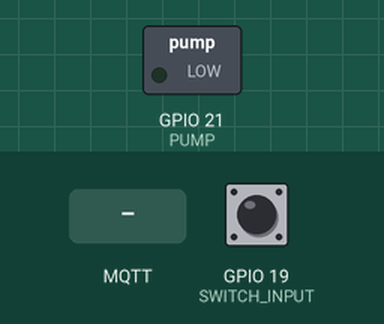
This sketch was run on a simulated ESP32. On the bench: switched loads named in the sketch (green lamp = pin HIGH). Inputs (shaded band) come from the test bench; at power-on: GPIO 19 (SWITCH_INPUT) LOW. WiFi joins after 1.5 s; servers stay silent unless stated; no MQTT or app messages arrive unless stated; what the sketch prints to the serial monitor is not drawn.

Above: at 3.7 s.
3.8 s: GPIO 19 (SWITCH_INPUT) pulled HIGH for 0.15 s
At 4.9 s:
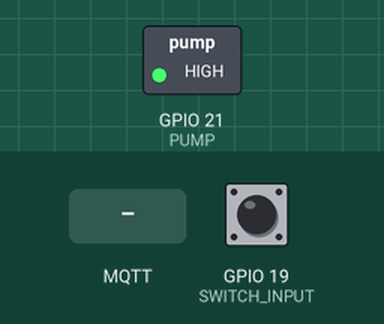
5.4 s: MQTT message "OFF" arrives on the first subscribed topic
At 6.6 s:
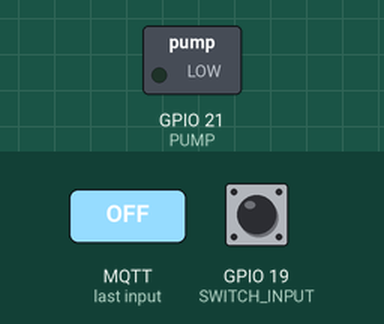
6.9 s: GPIO 19 (SWITCH_INPUT) pulled HIGH for 1 s
At 9.1 s:
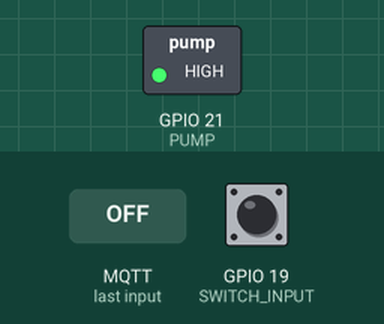
Timing chart, 0 to 10.6 s (numbered marks = the images above; inputs shaded):
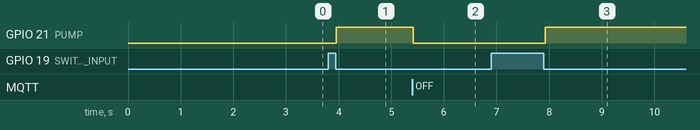

The sketch:

esp32_pump_timer_final.ino
```cpp
#include <WiFi.h>
#include <PubSubClient.h>

const char* ssid = "PC12#1";
const char* password = "AleJoc@352Wa";
const char* mqtt_server = "192.168.1.100";
const int mqtt_port = 1883;

const int PUMP = 21;
const int SWITCH_INPUT = 19;

const unsigned long TIMER_1 = 60;
const unsigned long TIMER_2 = 180;
const unsigned long TIMER_3 = 300;

unsigned long pumpStartTime = 0;
unsigned long pumpDuration = 0;
bool pumpRunning = false;

unsigned long switchPressStart = 0;
bool switchPressed = false;

WiFiClient espClient;
PubSubClient client(espClient);

void setup() {
  Serial.begin(115200);
  delay(1000);

  pinMode(PUMP, OUTPUT);
  pinMode(SWITCH_INPUT, INPUT_PULLDOWN);

  digitalWrite(PUMP, LOW);

  connectToWiFi();
  client.setServer(mqtt_server, mqtt_port);
  client.setCallback(mqttCallback);
}

void loop() {
  if (!client.connected()) {
    reconnectMQTT();
  }
  client.loop();

  handleSwitch();
  checkPumpTimer();

  delay(50);
}

void connectToWiFi() {
  Serial.println("Connecting to WiFi...");
  WiFi.begin(ssid, password);

  int attempts = 0;
  while (WiFi.status() != WL_CONNECTED && attempts < 20) {
    delay(500);
    Serial.print(".");
    attempts++;
  }

  if (WiFi.status() == WL_CONNECTED) {
    Serial.println("\nWiFi connected!");
    Serial.println(WiFi.localIP());
  }
}

void reconnectMQTT() {
  while (!client.connected()) {
    Serial.print("MQTT connecting...");

    if (client.connect("ESP32_PumpController")) {
      Serial.println("connected");
      client.subscribe("home/pump/command");
    } else {
      Serial.print("failed, retry in 5s");
      delay(5000);
    }
  }
}

void mqttCallback(char* topic, byte* payload, unsigned int length) {
  String message = "";
  for (unsigned int i = 0; i < length; i++) {
    message += (char)payload[i];
  }

  if (strcmp(topic, "home/pump/command") == 0) {
    if (message == "OFF") {
      stopPump();
    }
  }
}

void handleSwitch() {
  int switchState = digitalRead(SWITCH_INPUT);

  if (switchState == HIGH && !switchPressed) {
    switchPressed = true;
    switchPressStart = millis();
    Serial.println("Switch pressed");

  } else if (switchState == LOW && switchPressed) {
    switchPressed = false;
    unsigned long pressDuration = millis() - switchPressStart;

    Serial.print("Switch held for: ");
    Serial.print(pressDuration);
    Serial.println("ms");

    if (pressDuration < 1000) {
      startPump(TIMER_1);
      Serial.println("Timer 1: 1 minute");
    } else if (pressDuration < 2500) {
      startPump(TIMER_2);
      Serial.println("Timer 2: 3 minutes");
    } else {
      startPump(TIMER_3);
      Serial.println("Timer 3: 5 minutes");
    }
  }
}

void startPump(unsigned long seconds) {
  if (pumpRunning) {
    stopPump();
  }

  pumpDuration = seconds * 1000;
  pumpStartTime = millis();
  pumpRunning = true;

  digitalWrite(PUMP, HIGH);
  client.publish("home/pump/state", "ON");
  client.publish("home/pump/duration", String(seconds).c_str());

  Serial.print("Pump ON for ");
  Serial.print(seconds);
  Serial.println(" seconds");
}

void stopPump() {
  digitalWrite(PUMP, LOW);
  pumpRunning = false;
  client.publish("home/pump/state", "OFF");
  Serial.println("Pump stopped");
}

void checkPumpTimer() {
  if (pumpRunning) {
    unsigned long elapsed = millis() - pumpStartTime;

    if (elapsed >= pumpDuration) {
      stopPump();
    } else {
      static unsigned long lastPublish = 0;
      if (millis() - lastPublish >= 5000) {
        unsigned long remaining = (pumpDuration - elapsed) / 1000;
        client.publish("home/pump/remaining", String(remaining).c_str());
        lastPublish = millis();
      }
    }
  }
}
```

Measured:
- after the input at 3.8 s, GPIO 21 (PUMP): LOW → HIGH after 0.16 s
- after the input at 5.4 s, GPIO 21 (PUMP): HIGH → LOW at once
- after the input at 6.9 s, GPIO 21 (PUMP): LOW → HIGH after 1.0 s
